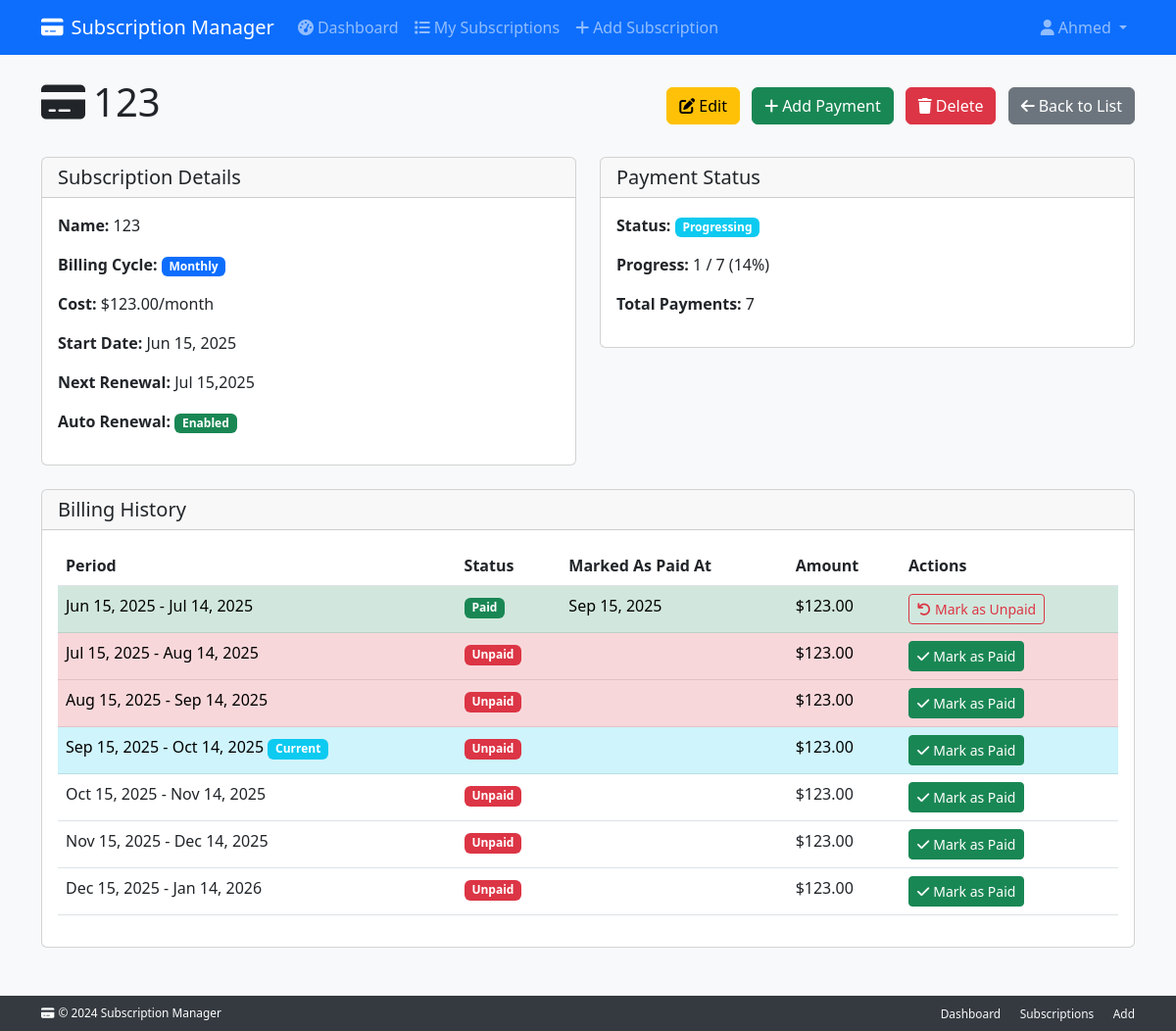
Page /subscriptions/4/ (signed in) on the earlier database version.
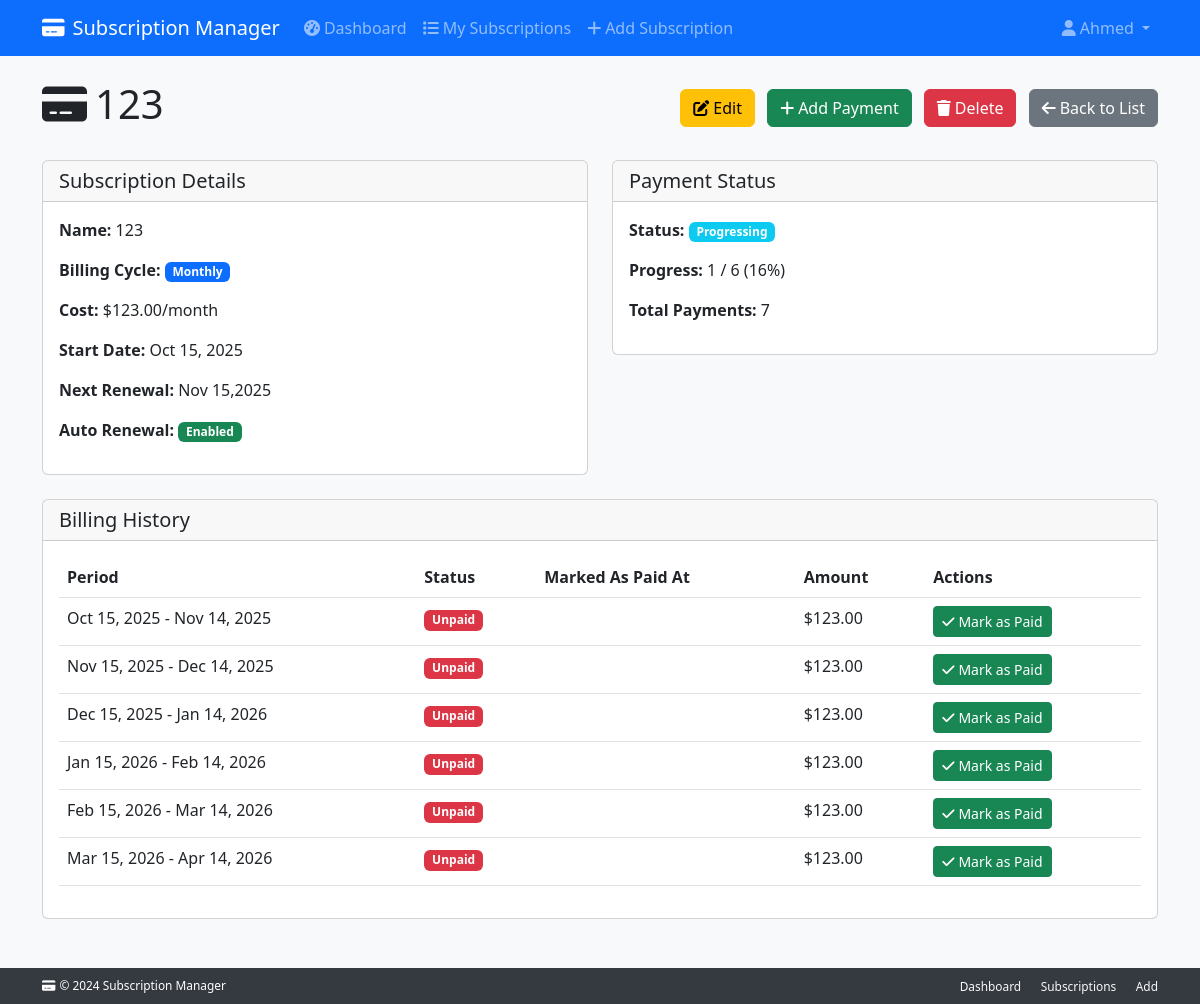
Same page on the later database version.
### subscriptions/models.py (models this page shows, shortened)
class Subscription(models.Model):
    user = models.ForeignKey(settings.AUTH_USER_MODEL, on_delete=models.CASCADE, related_name="subscriptions")
    name = models.CharField(max_length=200)
    monthly_cost = models.DecimalField(max_digits=10, decimal_places=2, null=True, blank=True)
    yearly_cost = models.DecimalField(max_digits=10, decimal_places=2, null=True, blank=True)
    billing_cycle = models.CharField(max_length=10, choices=BILLING_CYCLE_CHOICES)
    start_date = models.DateField()
    renewal_date = models.DateField(null=True, blank=True)
    duration_months = models.PositiveIntegerField(null=True, blank=True, help_text="Duration in months (for monthly billing)")
    duration_years = models.PositiveIntegerField(null=True, blank=True, help_text="Duration in years (for yearly billing)")
    is_active = models.BooleanField(default=True)
    auto_renewal = models.BooleanField(default=True)  # Default enabled
    category = models.ForeignKey(Category, on_delete=models.PROTECT)
    created_at = models.DateTimeField(auto_now_add=True)
    updated_at = models.DateTimeField(auto_now=True)
    def get_current_cost(self):
        if self.billing_cycle == 'monthly':
            return self.monthly_cost or 0
        else:
            return self.yearly_cost or 0
    def get_total_payments(self):
        if self.billing_cycle == 'monthly' and self.duration_months:
            return self.duration_months
        elif self.billing_cycle == 'yearly' and self.duration_years:
            return self.duration_years
        return None
    def get_billing_periods(self):
        from datetime import timedelta
        periods = []
        current_date = self.start_date
        today = timezone.now().date()
        total_payments = self.get_total_payments()
        if not total_payments:
            return periods
        for period_num in range(1, total_payments + 1):
            if self.billing_cycle == 'monthly':
                period_end = current_date + relativedelta(months=1) - timedelta(days=1)
                next_period_start = current_date + relativedelta(months=1)
            else:  # yearly
                period_end = current_date + relativedelta(years=1) - timedelta(days=1)
                next_period_start = current_date + relativedelta(years=1)
            payment = self.payments.filter(
                billing_period_start=current_date
            ).first()
            should_create_record = (
                (period_end >= today or current_date <= today) and
                not payment
            )
            if should_create_record:
                payment = self._create_payment_record(
                    period_start=current_date,
                    period_end=period_end,
                    period_number=period_num
                )
            periods.append({
                'period_number': period_num,
                'start': current_date,
                'end': period_end,
                'amount': self.get_current_cost(),
                'is_paid': payment.is_paid if payment else False,
                'payment': payment,
                'is_current': self._is_current_period(current_date, period_end),
                'is_past_due': self._is_past_due(current_date, period_end)
            })
            current_date = next_period_start
        return periods
    def _is_current_period(self, period_start, period_end):
        today = timezone.now().date()
        return period_start <= today <= period_end
    def _is_past_due(self, period_start, period_end):
        today = timezone.now().date()
        return period_end < today
    def get_overall_payment_status(self):
        total_required = self.get_total_payments() or 0
        paid_count = self.payments.filter(is_paid=True).count()
        if total_required == 0:
            return "paid" if self.get_payment_status() == "paid" else "unpaid"
        if paid_count <= 0:
            return "unpaid"
        if paid_count >= total_required:
            return "completed"
        return "progressing"
    def get_paid_payments_count(self):
        return self.payments.filter(is_paid=True).count()
    def get_payment_progress_percentage(self):
        total_required = self.get_total_payments() or 0
        if total_required == 0:
            return 0
        paid_count = self.get_paid_payments_count()
        return int((paid_count / total_required) * 100)

class Payment(models.Model):
    subscription = models.ForeignKey(Subscription, on_delete=models.CASCADE, related_name='payments')
    amount = models.DecimalField(max_digits=10, decimal_places=2)
    payment_date = models.DateField(null=True, blank=True)  # Allow null for unpaid periods
    billing_period_start = models.DateField()  # Start of the billing period
    billing_period_end = models.DateField()    # End of the billing period
    is_paid = models.BooleanField(default=False)  # Default to False for unpaid periods
    notes = models.TextField(blank=True)
    created_at = models.DateTimeField(auto_now_add=True)
    class Meta:
        ordering = ['-billing_period_start']
        unique_together = ['subscription', 'billing_period_start']  # One payment per period

### subscriptions/views.py (the view)
# urls.py: path('<int:pk>/', views.subscription_detail, name='subscription_detail'),
@login_required
def subscription_detail(request, pk):
    subscription = get_object_or_404(Subscription, pk=pk, user=request.user)
    payments = subscription.payments.all()
    billing_periods = subscription.get_billing_periods()
    context = {
        'subscription': subscription,
        'payments': payments,
        'billing_periods': billing_periods
    }
    return render(request, 'subscriptions/subscription_detail.html', context)

### subscriptions/templates/subscriptions/subscription_detail.html (shortened to what this page needs)
{% extends 'base.html' %}  {% block content %}
<div class="row">
  <div class="col-12">
    <div class="d-flex justify-content-between align-items-center mb-4">
      <h1><i class="fas fa-credit-card me-2"></i>{{ subscription.name }}</h1>
      <div>
        <a
          href="{% url 'edit_subscription' subscription.pk %}"
          class="btn btn-warning me-2"
        >
          <i class="fas fa-edit me-1"></i>Edit
        </a>
        <a
          href="{% url 'add_payment' subscription.pk %}"
          class="btn btn-success me-2"
        >
          <i class="fas fa-plus me-1"></i>Add Payment
        </a>
        <button
          type="button"
          class="btn btn-danger me-2"
          onclick="confirmDelete({{ subscription.pk }}, '{{ subscription.name }}')"
        >
          <i class="fas fa-trash me-1"></i>Delete
        </button>
        <a href="{% url 'subscription_list' %}" class="btn btn-secondary">
          <i class="fas fa-arrow-left me-1"></i>Back to List
        </a>
      </div>
    </div>
  </div>
</div>
<div class="row mb-4">
  <div class="col-md-6">
    <div class="card">
      <div class="card-header">
        <h5 class="mb-0">Subscription Details</h5>
      </div>
      <div class="card-body">
        <p><strong>Name:</strong> {{ subscription.name }}</p>
        <p>
          <strong>Billing Cycle:</strong>
          <span
            class="badge bg-{% if subscription.billing_cycle == 'monthly' %}primary{% else %}success{% endif %}"
          >
            {{ subscription.billing_cycle|title }}
          </span>
        </p>
        <p>
          <strong>Cost:</strong>
          {% if subscription.billing_cycle == 'monthly' %}
          ${{subscription.monthly_cost|floatformat:2 }}/month {% else %}
          ${{subscription.yearly_cost|floatformat:2 }}/year {% endif %}
        </p>
        <p>
          <strong>Start Date:</strong>
          {{ subscription.start_date|date:"M d, Y"}}
        </p>
        <p>
          <strong>Next Renewal:</strong>
          {{ subscription.renewal_date|date:"M d,Y" }}
        </p>
        <p>
          <strong>Auto Renewal:</strong>
          <span
            class="badge bg-{% if subscription.auto_renewal %}success{% else %}danger{% endif %}"
          >
            {{ subscription.auto_renewal|yesno:"Enabled,Disabled" }}
          </span>
        </p>
      </div>
    </div>
  </div>
  <div class="col-md-6">
    <div class="card">
      <div class="card-header">
        <h5 class="mb-0">Payment Status</h5>
      </div>
      <div class="card-body">
        <p>
          <strong>Status:</strong>
          {% with overall=subscription.get_overall_payment_status %}
          <span
            class="badge bg-{% if overall == 'completed' %}success{% elif overall == 'progressing' %}info{% else %}danger{% endif %}"
          >
            {{ overall|title }}
          </span>
          {% endwith %}
        </p>
        <p>
          <strong>Progress:</strong>
          {{ subscription.get_paid_payments_count }} /
          {{subscription.get_total_payments|default:'0' }}
          ({% firstof subscription.get_payment_progress_percentage 0 %}%)
        </p>
        <p><strong>Total Payments:</strong> {{ payments.count }}</p>
      </div>
    </div>
  </div>
</div>
<div class="row">
  <div class="col-12">
    <div class="card">
      <div class="card-header">
        <h5 class="mb-0">Billing History</h5>
      </div>
      <div class="card-body">
        <div class="table-responsive">
          <table class="table table-hover">
            <thead>
              <tr>
                <th>Period</th>
                <th>Status</th>
                <th>Marked As Paid At</th>
                <th>Amount</th>
                <th>Actions</th>
              </tr>
            </thead>
            <tbody>
              {% for period in billing_periods %}
              <tr
                class="{% if period.is_current %}table-info{% elif period.is_past_due and not period.is_paid %}table-danger{% elif period.is_paid %}table-success{% endif %}"
              >
                <td>
                  {{ period.start|date:"M d, Y" }} - {{ period.end|date:"M d, Y"}}
                  {% if period.is_current %}
                  <span class="badge bg-info">Current</span>{% endif %}
                </td>
                <td>
                  <span
                    class="badge bg-{% if period.is_paid %}success{% else %}danger{% endif %}"
                  >
                    {{ period.is_paid|yesno:"Paid,Unpaid" }}
                  </span>
                </td>
                <td>
                  {% if period.payment %} {{ period.payment.payment_date|date:"M d, Y" }}
                   {% else %} - {% endif %}
                </td>
                <td>${{ period.amount|floatformat:2 }}</td>
                <td>
                  {% if not period.is_paid %}
                  <a
                    href="{% url 'mark_payment_paid' subscription.pk period.start %}"
                    class="btn btn-sm btn-success"
                  >
                    <i class="fas fa-check me-1"></i>Mark as Paid
                  </a>
                  {% else %}
                  <a
                    href="{% url 'mark_payment_unpaid' subscription.pk period.start %}"
                    class="btn btn-sm btn-outline-danger"
                  >
                    <i class="fas fa-undo me-1"></i>Mark as Unpaid
                  </a>
                  {% endif %}
                </td>
              </tr>
              {% endfor %}
            </tbody>
          </table>
        </div>
      </div>
    </div>
  </div>
</div>
{% include 'partials/delete_modal.html' %} {% endblock %}

### subscriptions_management_project/templates/base.html (shortened to what this page needs)
<!DOCTYPE html>
<html lang="en">
  <head>
    <link
      href="https://cdn.jsdelivr.net/npm/bootstrap@5.3.0/dist/css/bootstrap.min.css"
      rel="stylesheet"
    />
    <link
      href="https://cdnjs.cloudflare.com/ajax/libs/font-awesome/6.0.0/css/all.min.css"
      rel="stylesheet"
    />
  </head>
  <body class="bg-light">
    <nav class="navbar navbar-expand-lg navbar-dark bg-primary">
      <div class="container">
        <a class="navbar-brand" href="{% url 'dashboard' %}">
          <i class="fas fa-credit-card me-2"></i>Subscription Manager
        </a>
        <div class="collapse navbar-collapse" id="navbarNav">
          <ul class="navbar-nav me-auto">
            {% if user.is_authenticated %}
            <li class="nav-item">
              <a class="nav-link" href="{% url 'dashboard' %}">
                <i class="fas fa-tachometer-alt me-1"></i>Dashboard
              </a>
            </li>
            <li class="nav-item">
              <a class="nav-link" href="{% url 'subscription_list' %}">
                <i class="fas fa-list me-1"></i>My Subscriptions
              </a>
            </li>
            <li class="nav-item">
              <a class="nav-link" href="{% url 'add_subscription' %}">
                <i class="fas fa-plus me-1"></i>Add Subscription
              </a>
            </li>
            {% endif %}
          </ul>
          <ul class="navbar-nav">
            {% if user.is_authenticated %}
            <li class="nav-item dropdown">
              <a
                class="nav-link dropdown-toggle"
                href="#"
                id="navbarDropdown"
                role="button"
                data-bs-toggle="dropdown"
              >
                <i class="fas fa-user me-1"></i>{{ user.username }}
              </a>
            </li>
            {% endif %}
          </ul>
        </div>
      </div>
    </nav>
    <div class="main-content">
      <div class="content-wrapper">
        <main class="container mt-4 mb-5">
          {% block content %}{% endblock %}
        </main>
      </div>
      <footer class="footer">
        <div class="container">
          <div class="row align-items-center">
            <div class="col-md-6">
              <p class="mb-0 small">
                <i class="fas fa-credit-card me-1"></i>&copy; 2024 Subscription
                Manager
              </p>
            </div>
            <div class="col-md-6 text-md-end">
              <a
                href="{% url 'dashboard' %}"
                class="text-light text-decoration-none me-3 small"
                >Dashboard</a
              >
              <a
                href="{% url 'subscription_list' %}"
                class="text-light text-decoration-none me-3 small"
                >Subscriptions</a
              >
              <a
                href="{% url 'add_subscription' %}"
                class="text-light text-decoration-none small"
                >Add</a
              >
            </div>
          </div>
        </div>
      </footer>
    </div>
  </body>
</html>

### subscriptions_management_project/templates/base.html (style rules this page uses)
html, body { height: 100%; }
body { display: flex; flex-direction: column; }
.main-content { flex: 1; display: flex; flex-direction: column; }
.content-wrapper { flex: 1; }
.footer { background-color: #343a40; color: white; padding: 8px 0; margin-top: auto; font-size: 0.85rem; }

Differences in the rows shown:
removed Payment: start "Jun 15, 2025", end "Jul 14, 2025", is_paid "Paid", payment.payment_date "Sep 15, 2025", amount "123.00", shows "Mark as Unpaid"
no longer on this page (row edited): Payment: start "Jul 15, 2025", end "Aug 14, 2025", is_paid "Unpaid", amount "123.00", shows "Mark as Paid"
removed Payment: start "Aug 15, 2025", end "Sep 14, 2025", is_paid "Unpaid", amount "123.00", shows "Mark as Paid"
removed Payment: start "Sep 15, 2025", end "Oct 14, 2025", shows "Current", is_paid "Unpaid", amount "123.00", shows "Mark as Paid"
changed Subscription "Monthly": start_date "Jun 15, 2025" → "Oct 15, 2025"; renewal_date "Jul 15,2025" → "Nov 15,2025"; get_total_payments "7" → "6"; billing_cycle+duration_months+id "14" → "16"
added Payment: start "Jan 15, 2026", end "Feb 14, 2026", is_paid "Unpaid", amount "123.00", shows "Mark as Paid"
added Payment: start "Feb 15, 2026", end "Mar 14, 2026", is_paid "Unpaid", amount "123.00", shows "Mark as Paid"
added Payment: start "Mar 15, 2026", end "Apr 14, 2026", is_paid "Unpaid", amount "123.00", shows "Mark as Paid"
